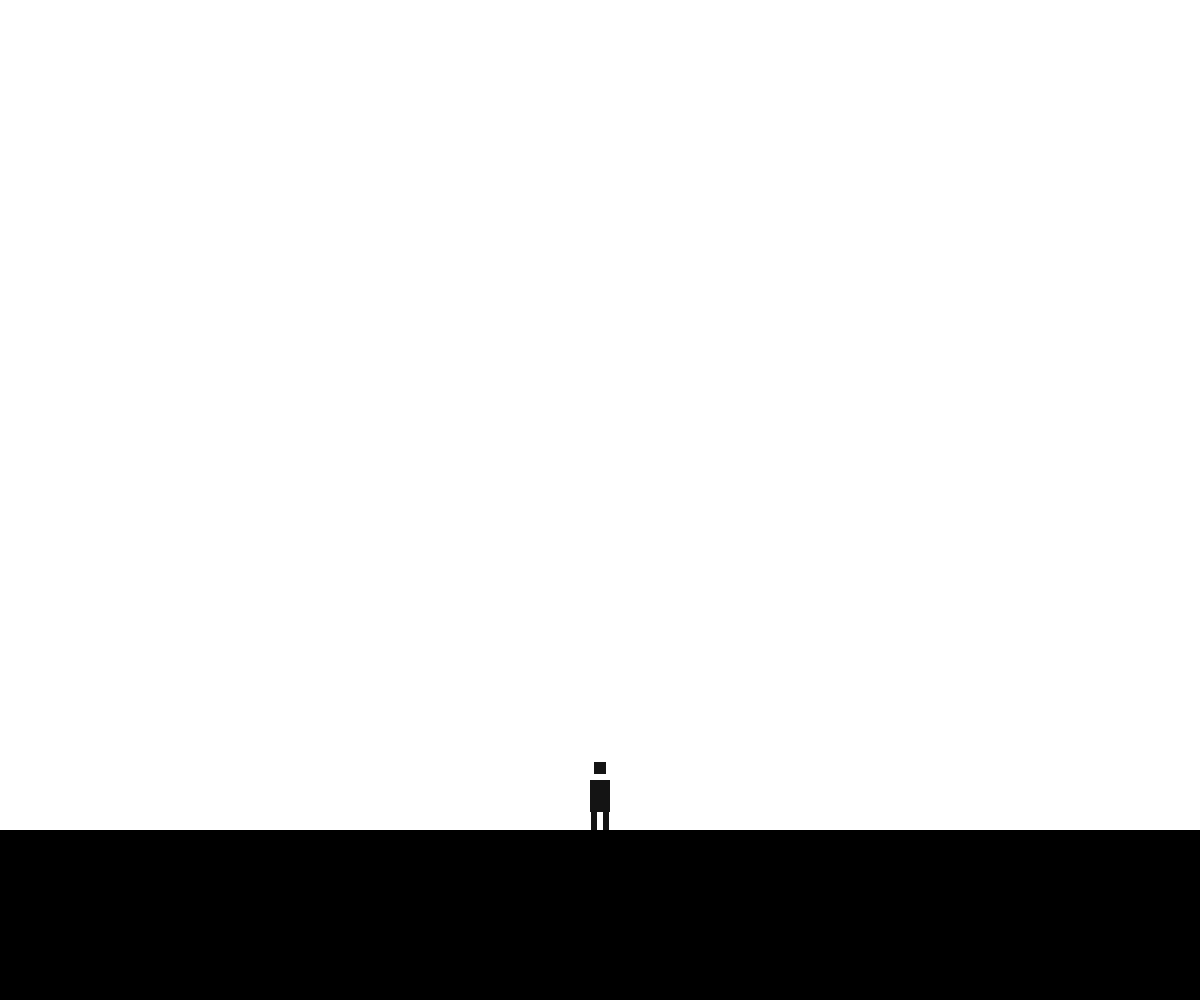
Frame 1 (no input)
Frame 60 (no input): identical to frame 1, image omitted
Frame 120 (the mouse pressed at the canvas centre since frame 60): identical to frame 1, image omitted

The p5.js sketch that drew this single still picture (run headless with seeded random() and noise() and a simulated clock; from frame 60 on, the mouse is pressed at the canvas centre):

// p5.js sketch
// ── sketch.js
let player;
let gamestate = 'READY';

let boxX = 0;        
let boxY;
let boxSpeed = 0;
let shake = 0;
let boxFade = 255;
let alive = true;

let standY;
let floorY;

let beamProgress = 0;

let pressX = 0;
let pressY = 0;
let dragged = false;
let hit = false;

function setup() {
  createCanvas(windowWidth, windowHeight);
  setPositions();
  player = new Player();
  boxY = -height;
}

function setPositions() {
  standY = height * 0.8;
  floorY = standY + 30;
}

function draw() {
  background(255);

  push();
  if (shake > 0) {
    translate(random(-shake, shake), random(-shake, shake));
    shake *= 0.9;
    if (shake < 0.5) shake = 0;
  }

  fill(0);
  noStroke();
  rect(-50, floorY, width + 100, height);

  if (gamestate === 'SPAWN') {
    player.speed += 1;
    player.y += player.speed;
    if (player.y >= standY) {
      player.y = standY;
      player.speed = 0;
      gamestate = 'READY';
    }
  }

  if (gamestate === 'PUSH') {
    boxX = mouseX;
    if (alive && boxX - 10 < player.x) {
      player.x = boxX - 10;
    }
    if (alive && player.x <= 10) {
      player.x = 10;
      alive = false;
      hit = true;
      shake = 30;
    }
  }

  if (gamestate === 'BEAM') {
    if (alive) {
      beamProgress = min(beamProgress + 0.01, 1);
      if (beamProgress > 0.6) {
        player.speed += 0.03;
        player.y -= player.speed;
        player.angle += 0.03;
        if (player.y < -80) alive = false;
      }
    } else {
      beamProgress -= 0.02;
      if (beamProgress <= 0) {
        beamProgress = 0;
        gamestate = 'DONE';
      }
    }

    let topW = width * 0.04 * beamProgress;
    let bottomW = width * 0.15 * beamProgress;
    noStroke();
    fill(255, 220, 0, 200);
    quad(player.x - topW / 2, 0, player.x + topW / 2, 0,
        player.x + bottomW / 2, floorY, player.x - bottomW / 2, floorY);
  }

  if (alive) {
    player.display();
  }

  if (gamestate === 'FALL') {
    boxSpeed += 1.5;
    boxY += boxSpeed;

    if (boxY + height >= standY - 38) {
      alive = false;
    }

    if (boxY + height >= floorY) {
      boxY = floorY - height;
      gamestate = 'SHAKE';
      shake = 30;
    }
  }

  if (gamestate === 'FALL' || gamestate === 'SHAKE' || gamestate === 'PUSH' || gamestate === 'FADE') {
    fill(255, boxFade);
    stroke(0, boxFade);
    strokeWeight(8);
    rect(boxX, boxY, width, height);
  }

  if ((gamestate === 'SHAKE' && shake === 0) || gamestate === 'FADE') {
    boxFade -= 5;
    if (boxFade <= 0) {
      if (alive) gamestate = 'READY';
      else gamestate = 'DONE';
    }
  }
  pop();
}

function mousePressed() {
  pressX = mouseX;
  pressY = mouseY;
  dragged = false;
}

function mouseDragged() {

  if (abs(mouseX - pressX) > 10) dragged = true;

  if (gamestate === 'READY' && pressX - mouseX > 10 && abs(mouseX - pressX) > abs(mouseY - pressY)) {
    boxY = floorY - height;
    boxFade = 255;
    hit = false;
    gamestate = 'PUSH';
  }

  if (gamestate === 'READY' && mouseY - pressY > 10 && abs(mouseY - pressY) > abs(mouseX - pressX)) {
    beamProgress = 0;
    player.speed = 0.5;
    player.angle = 0;
    gamestate = 'BEAM';
  }
}

function mouseReleased() {
  if (gamestate === 'PUSH') {
    gamestate = 'FADE';
  } else if (gamestate === 'READY' && !dragged) {
    boxX = 0;
    boxY = -height;
    boxSpeed = 0;
    boxFade = 255;
    gamestate = 'FALL';
  }
}

function keyPressed() {
  if (key === ' ' && gamestate === 'DONE') {
    player.x = width / 2;
    player.angle = 0;
    player.y = -100;
    player.speed = 0;
    alive = true;
    gamestate = 'SPAWN';
  }
}

class Player {
  constructor() {
    this.x = width / 2;
    this.y = standY;
    this.speed = 0;
    this.angle = 0;
  }

  display() {
    push();
    translate(this.x, this.y - 4);
    rotate(this.angle);
    translate(0, 4);
    scale(4);
    noStroke();

    rectMode(CENTER);
    fill(20);
    rect(0, -8, 3, 3);       // 머리
    rect(0, -1, 5, 8);       // 몸통
    rect(-1.5, 5, 1.5, 5);   // 왼쪽 다리
    rect(1.5, 5, 1.5, 5);    // 오른쪽 다리
    pop();
  }
}

function windowResized() {
  resizeCanvas(windowWidth, windowHeight);
  setPositions();
  if (gamestate === 'READY') {
    player.x = width / 2;
    player.y = standY;
  }
}
